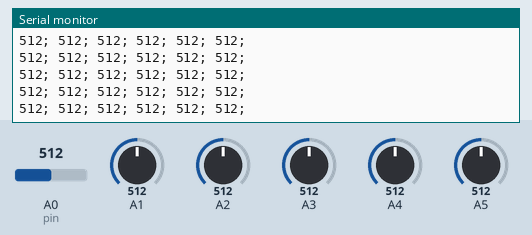
A sketch run on a simulated Arduino Uno, built with avr-gcc and run on an emulated ATmega328P. Shown: the last lines printed to the serial monitor. The inputs (shaded band) are chosen by the test bench; at power-on: A0 (pin) = 512, A2 = 512, A1 = 512, A3 = 512, A4 = 512, A5 = 512.

Above: at 1.2 s.
1.3 s: A0 (pin) set to 104
At 2.4 s:
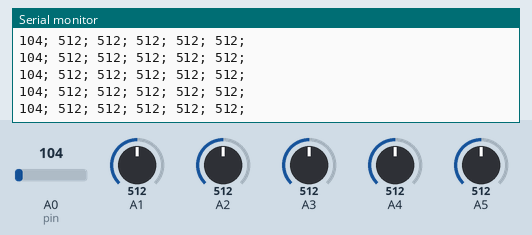
4.3 s: A0 (pin) set to 91
At 5.0 s:
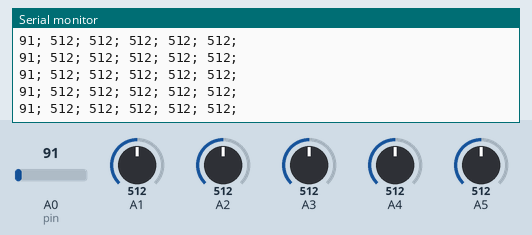
10.3 s: A2 set to 109
At 11.1 s:
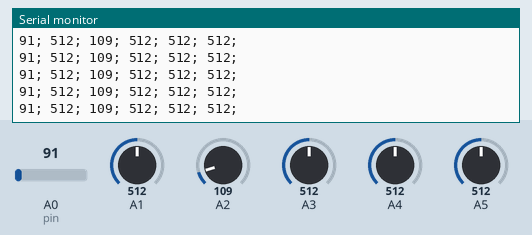
13.3 s: A2 set to 89
At 14.4 s:
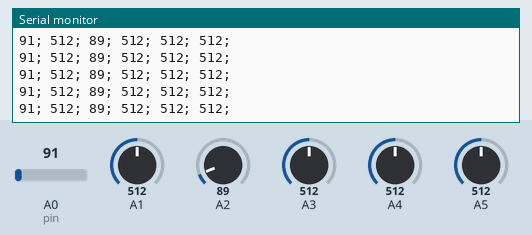
Timing chart, 0 to 15.8 s (numbered marks = the images above; inputs shaded):
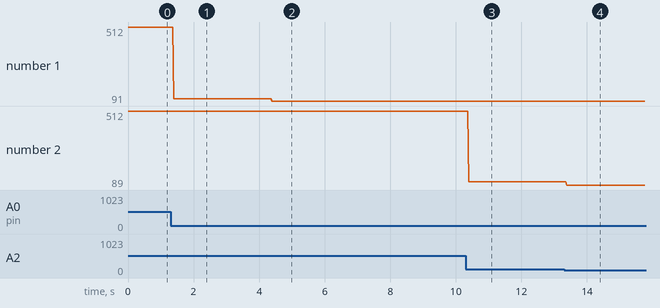

Measured:
- after the input at 1.3 s, the serial monitor: prints a new line after 0.10 s (image 1)
- after the input at 4.3 s, the serial monitor: prints a new line after 0.09 s (image 2)
- after the input at 10.3 s, the serial monitor: prints a new line after 0.09 s (image 3)
- after the input at 13.3 s, the serial monitor: prints a new line after 0.09 s (image 4)
- plotted number 1: 512 → 104 after the input at 1.3 s, 104 → 91 after the input at 4.3 s
- plotted number 2: 512 → 109 after the input at 10.3 s, 109 → 89 after the input at 13.3 s

The sketch:

PressureSerial2.ino
```cpp
#include <Wire.h>

#define SENSOR_NUM 6

int norm_min, norm_max;
struct stretch_sensor {

  int pin = -1;
  int min_value = 10000;
  int max_value = 0 ;
  int cur_value;
  byte scaled_value;
};

stretch_sensor sensors[SENSOR_NUM];
byte data[SENSOR_NUM];

void setup() {
  // put your setup code here, to run once:

 Serial.begin(9600); //Setup serial communication
 for(int i = 0; i<SENSOR_NUM; i++) {
  switch(i) {
    case 0: sensors[i].pin = A0; break;
    case 1: sensors[i].pin = A1; break;
    case 2: sensors[i].pin = A2; break;
    case 3: sensors[i].pin = A3; break;
    case 4: sensors[i].pin = A4; break;
    case 5: sensors[i].pin = A5; break;
  }
 }

}

void loop() {
  // put your main code here, to run repeatedly:

for(int i = 0; i<SENSOR_NUM; i++) {
  sensors[i].cur_value = analogRead(sensors[i].pin);
  if(sensors[i].cur_value > sensors[i].max_value) {
    sensors[i].max_value = sensors[i].cur_value;
  }
  else if(sensors[i].cur_value < sensors[i].min_value) {
    sensors[i].min_value = sensors[i].cur_value;
  }
  sensors[i].scaled_value = (255*(sensors[i].cur_value - sensors[i].min_value))/(sensors[i].max_value - sensors[i].min_value);
  data[i] = sensors[i].scaled_value;
  Serial.print(sensors[i].cur_value); Serial.print("; ");
}
//Serial.write(data, SENSOR_NUM);
Serial.println();

}
```
